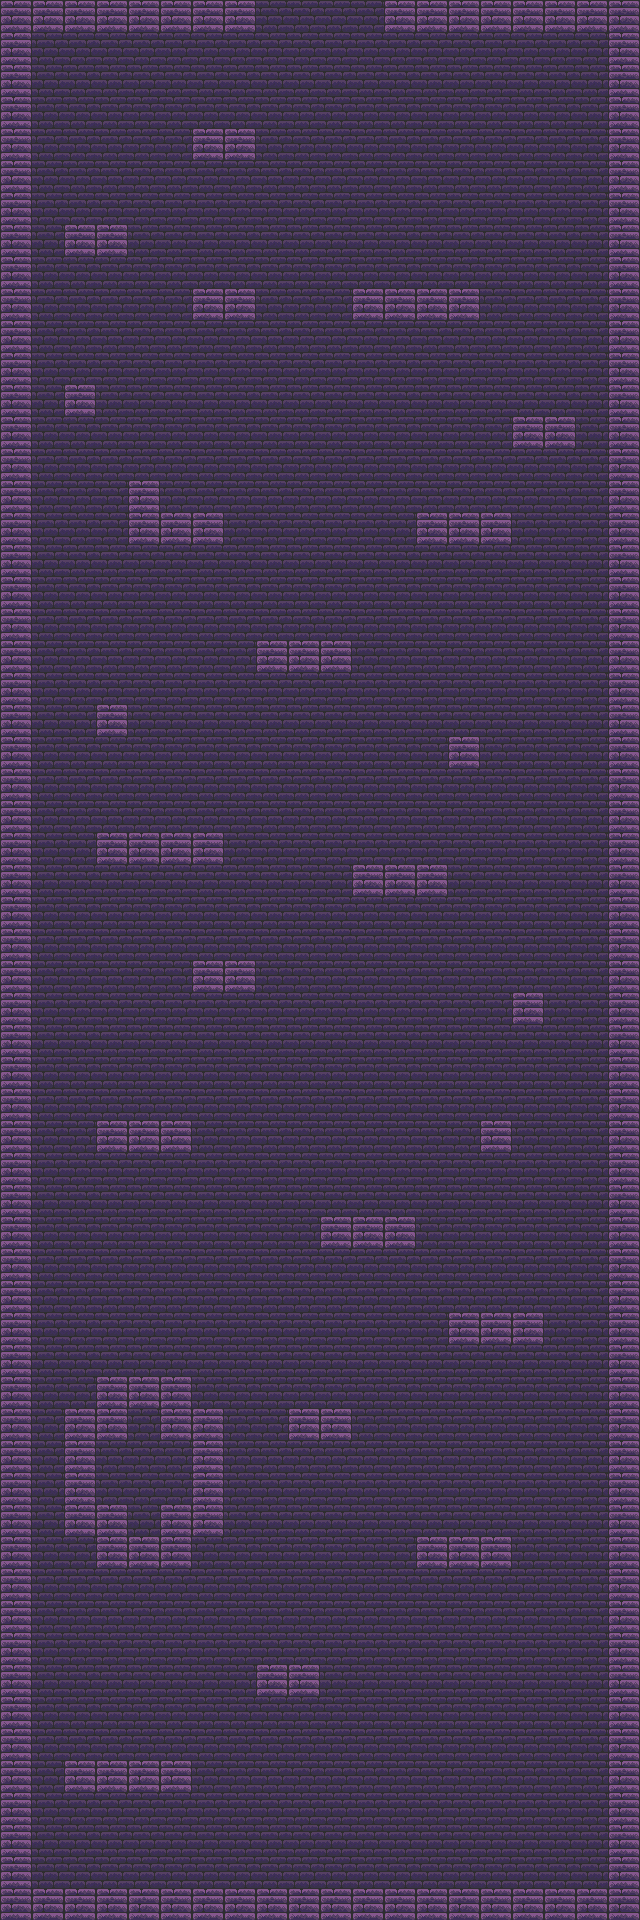

Tiled map render using the project's own tile images. Description and the map definition, with tile-layer contents summarised, below:
An orthogonal 20x60 tile map with 32x32 px tiles, 6 tile layers (background, ground, walls, spawn_point, ...).

<map version="1.10" tiledversion="1.11.0" orientation="orthogonal" renderorder="right-down" width="20" height="60" tilewidth="32" tileheight="32" infinite="0" nextlayerid="7" nextobjectid="1">
 <tileset firstgid="1" name="[32x32] Dungeon Bricks Shadow" tilewidth="32" tileheight="32" tilecount="56" columns="8">
  <image source="../Sprites/dungen bricks/[32x32] Dungeon Bricks Shadow.png" width="256" height="224" />
 </tileset>
 <layer id="1" name="background" width="20" height="60">
  <data>[1200 cells, 1200 non-empty, 1 distinct tile ids]</data>
 </layer>
 <layer id="2" name="ground" width="20" height="60">
  <data>[1200 cells, 94 non-empty, 1 distinct tile ids]</data>
 </layer>
 <layer id="3" name="walls" width="20" height="60">
  <data>[1200 cells, 132 non-empty, 1 distinct tile ids]</data>
 </layer>
 <layer id="4" name="spawn_point" width="20" height="60">
  <data>[1200 cells, 1 non-empty, 1 distinct tile ids]</data>
 </layer>
 <layer id="5" name="next_level" width="20" height="60">
  <data>[1200 cells, 4 non-empty, 1 distinct tile ids]</data>
 </layer>
 <layer id="6" name="below_level" width="20" height="60">
  <data>[1200 cells, 0 non-empty, 0 distinct tile ids]</data>
 </layer>
</map>
